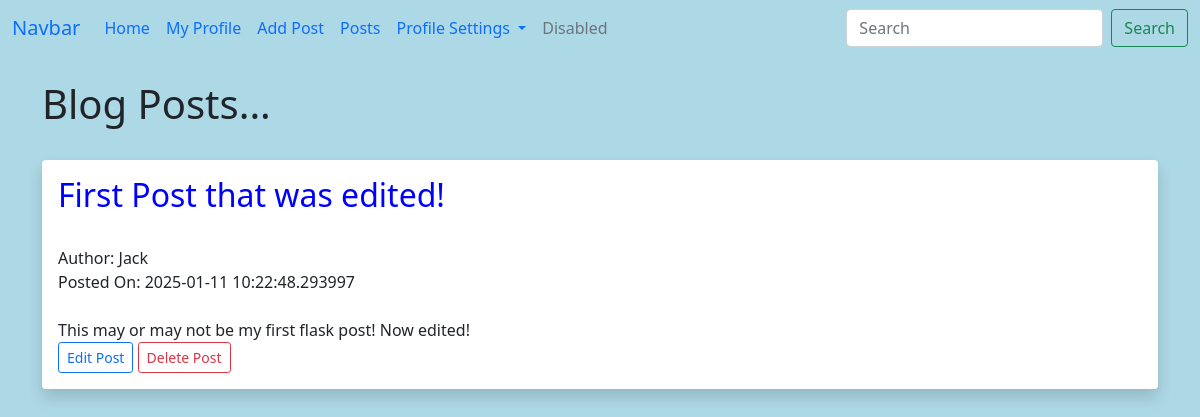
/posts/1, run on the app's committed database.
### whynot.py (models this page shows)
class Posts(db.Model):
    id=db.Column(db.Integer,primary_key=True)
    title = db.Column(db.String(255))
    content = db.Column(db.Text)
    author = db.Column(db.String(255))
    date_posted = db.Column(db.DateTime,default=datetime.now)
    slug=db.Column(db.String(255)) #Changes url from number to a title

### whynot.py (the view)
@app.route('/posts/<int:id>') # <int:id> would be like posts/1
def post(id):
    post=Posts.query.get_or_404(id)
    return render_template('post.html',post=post)

### templates/post.html (shortened to what this page needs)
{% extends 'base.html' %}
{% block content %}
<h1>Blog Posts...</h1>
<br>
<div class="shadow p-3 mb-5 bg-body rounded">
    <h2>{{ post.title }}</h2><br/>
    Author: {{ post.author }}<br/>
    Posted On: {{ post.date_posted }}<br/><br/>
    {{ post.content }}<br/>
    <a href="{{ url_for('edit_post',id=post.id) }}" class="btn btn-outline-primary btn-sm">Edit Post</a>
    <a href="{{ url_for('delete_post',id=post.id) }}" class="btn btn-outline-danger btn-sm">Delete Post</a>
</div>
{% endblock %}

### static/css/style.css (style rules this page uses)
h2 { size:60px; color:blue; }
body { background-color: lightblue; }

### data on the page
Posts: title "First Post that was edited!", author "Jack", date_posted "2025-01-11 10:22:48.293997", content "This may or may not be my first flask post! Now edited!"
